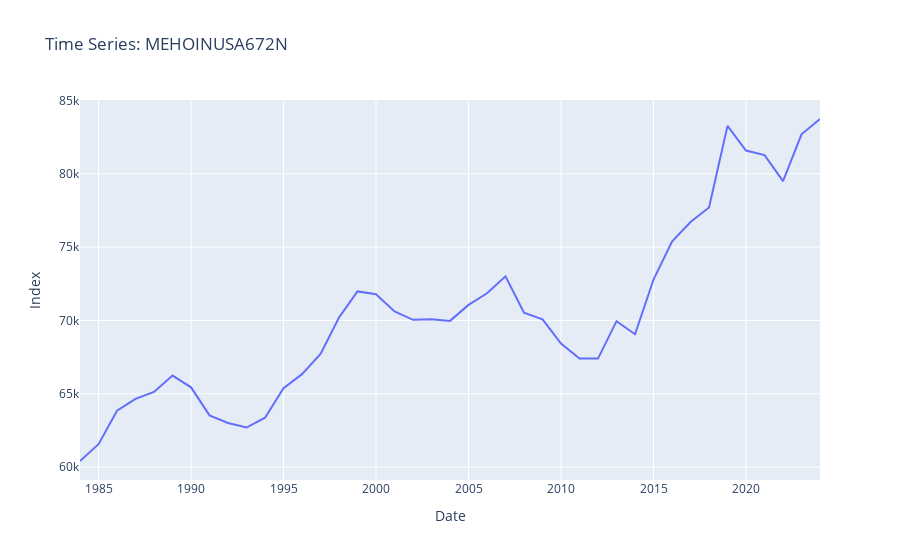

Here is the notebook cell this chart was saved with:
### Markdown cell above
# <font color= #99C8F5> **Visualization** </font>

### Code cell
try:
    fred = Fred(api_key=FRED_API_KEY)

    # Usaremos 'MEHOINUSA672N': Real Median Household Income 
    series_id = 'MEHOINUSA672N'
    df = pd.DataFrame(fred.get_series(series_id), columns=['value'])
    df.index.name = 'date'

    # IMPORTANTE: Establecemos la frecuencia explícita (Mensual - Inicio)
    df.index = pd.DatetimeIndex(df.index).to_period('M').to_timestamp()
    df.index.freq = 'MS'

except Exception as e:
    print(f"Error: {e}")

fig = px.line(df, x=df.index, y='value', title=f'Time Series: {series_id}')
fig.update_layout(
    xaxis_title='Date',
    yaxis_title='Index',

)
fig.show()

### Figure 1 — Plotly figure (JSON) as saved in the notebook; plotly's stock layout.template omitted (floating-point values rounded to 4 significant figures)
{"data": [{"hovertemplate": "date=%{x}<br>value=%{y}<extra></extra>", "legendgroup": "", "line": {"color": "#636efa", "dash": "solid"}, "marker": {"symbol": "circle"}, "mode": "lines", "name": "", "orientation": "v", "showlegend": false, "type": "scatter", "x": ["1984-01-01T00:00:00.000000", "1985-01-01T00:00:00.000000", "1986-01-01T00:00:00.000000", "1987-01-01T00:00:00.000000", "1988-01-01T00:00:00.000000", "1989-01-01T00:00:00.000000", "1990-01-01T00:00:00.000000", "1991-01-01T00:00:00.000000", "1992-01-01T00:00:00.000000", "1993-01-01T00:00:00.000000", "1994-01-01T00:00:00.000000", "1995-01-01T00:00:00.000000", "1996-01-01T00:00:00.000000", "1997-01-01T00:00:00.000000", "1998-01-01T00:00:00.000000", "1999-01-01T00:00:00.000000", "2000-01-01T00:00:00.000000", "2001-01-01T00:00:00.000000", "2002-01-01T00:00:00.000000", "2003-01-01T00:00:00.000000", "2004-01-01T00:00:00.000000", "2005-01-01T00:00:00.000000", "2006-01-01T00:00:00.000000", "2007-01-01T00:00:00.000000", "2008-01-01T00:00:00.000000", "2009-01-01T00:00:00.000000", "2010-01-01T00:00:00.000000", "2011-01-01T00:00:00.000000", "2012-01-01T00:00:00.000000", "2013-01-01T00:00:00.000000", "2014-01-01T00:00:00.000000", "2015-01-01T00:00:00.000000", "2016-01-01T00:00:00.000000", "2017-01-01T00:00:00.000000", "2018-01-01T00:00:00.000000", "2019-01-01T00:00:00.000000", "2020-01-01T00:00:00.000000", "2021-01-01T00:00:00.000000", "2022-01-01T00:00:00.000000", "2023-01-01T00:00:00.000000", "2024-01-01T00:00:00.000000"], "xaxis": "x", "y": [60420.0, 61570.0, 63850.0, 64650.0, 65130.0, 66240.0, 65440.0, 63530.0, 63010.0, 62700.0, 63370.0, 65380.0, 66340.0, 67720.0, 70200.0, 71980.0, 71790.0, 70610.0, 70040.0, 70080.0, 69970.0, 71060.0, 71850.0, 73010.0, 70520.0, 70070.0, 68420.0, 67410.0, 67400.0, 69950.0, 69060.0, 72790.0, 75380.0, 76710.0, 77700.0, 83260.0, 81580.0, 81270.0, 79500.0, 82690.0, 83730.0], "yaxis": "y"}], "layout": {"legend": {"tracegroupgap": 0}, "title": {"text": "Time Series: MEHOINUSA672N"}, "xaxis": {"anchor": "y", "domain": [0, 1], "title": {"text": "Date"}}, "yaxis": {"anchor": "x", "domain": [0, 1], "title": {"text": "Index"}}}}
